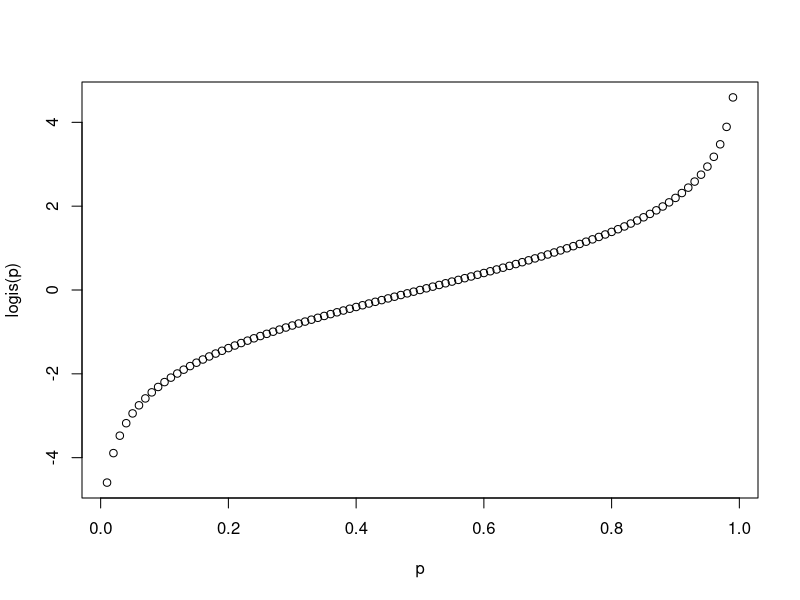
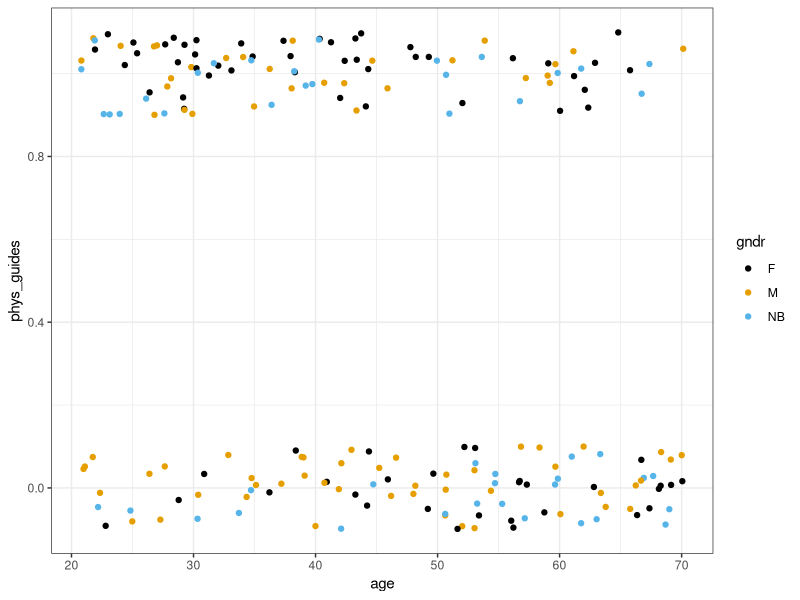
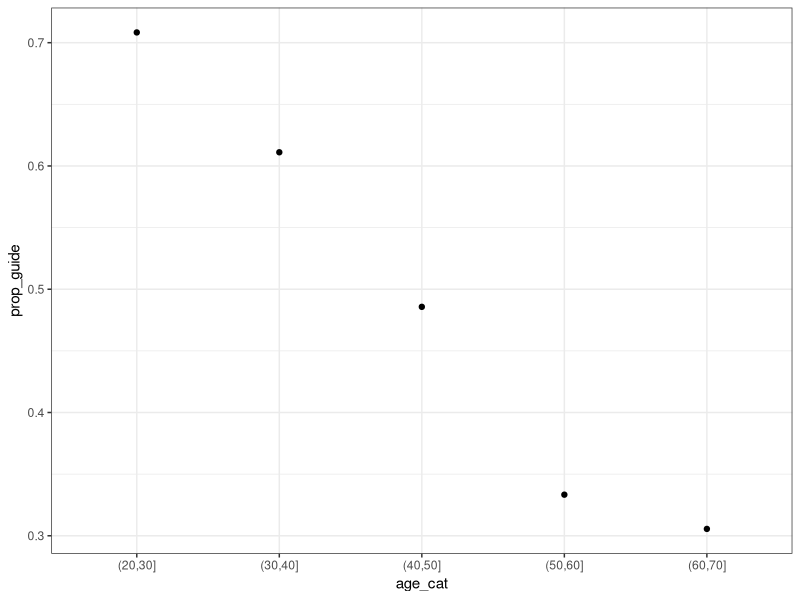
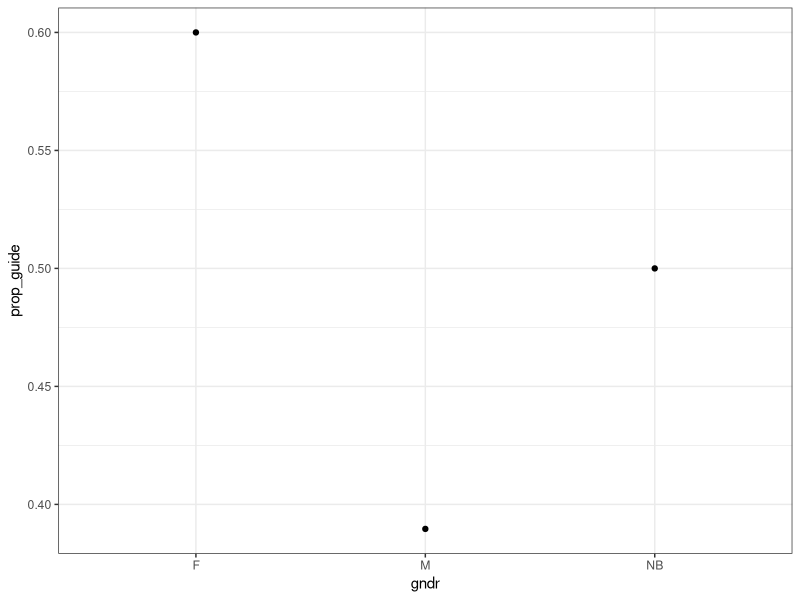
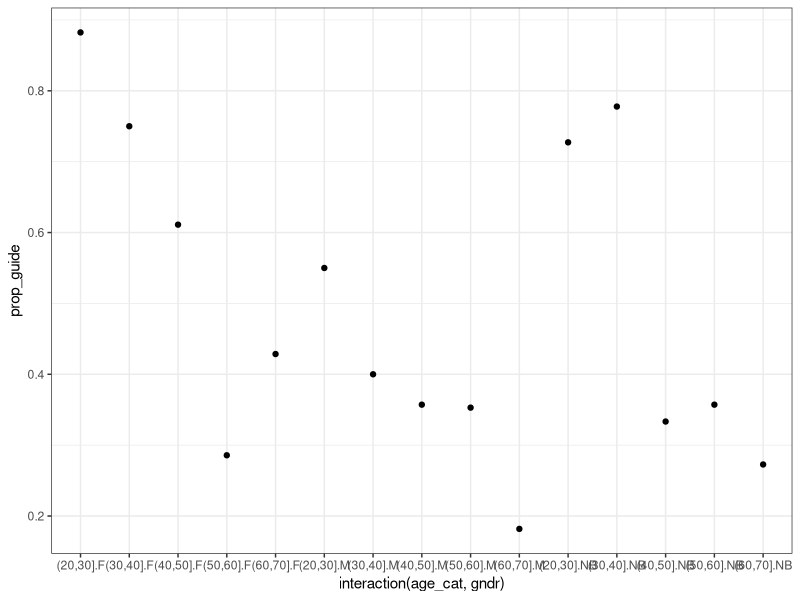
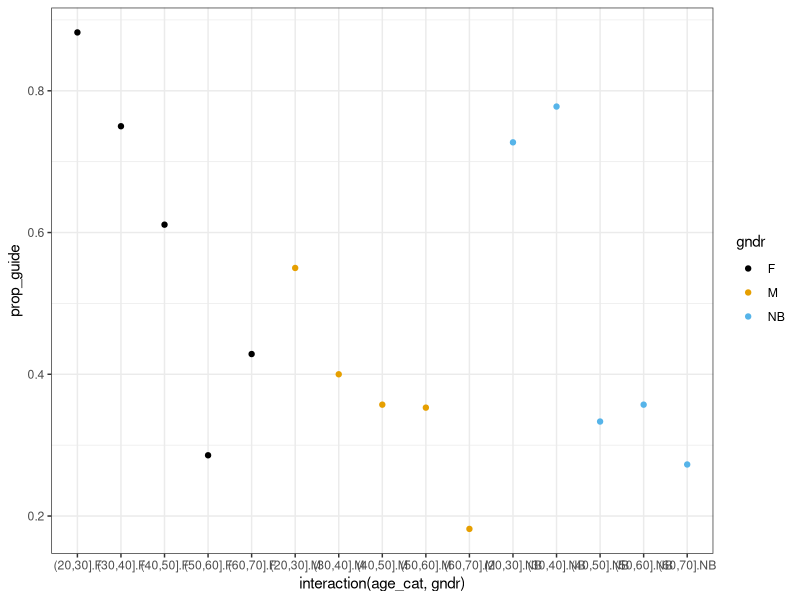
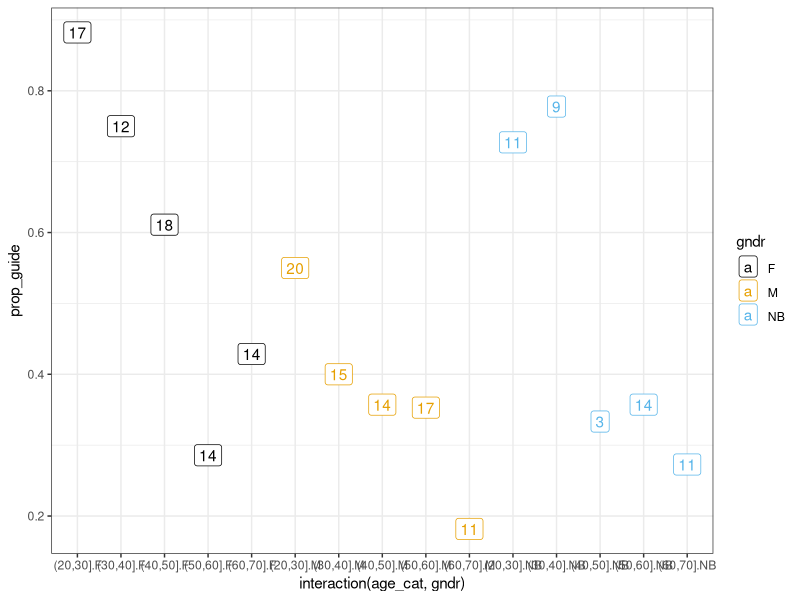
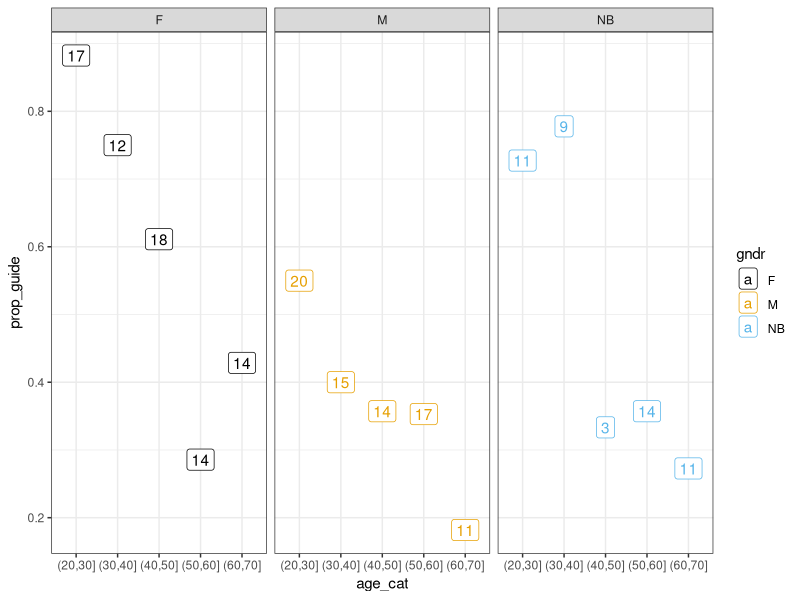

The R script that drew these images, in order:

# ---- preamble ----

### (simple) linear regression:

# y_i = b0 + b1 x_i + e_i

# where 
#    y_i are continuous values
#    e_i are normally distributed error/residuals


### (simple) logistic regression:

# log_odds(p_i) = b0 + b1 x_i 
# y_i ~ Bernoulli(p_i)

# where 
#    y_i are either 0 or 1
#    p_i is the underlying probability of y_i == 1
# and note
#    there is no e_i term! (the error is the diff between {0 or 1} and p_i)


### Highly recommend:
# https://stats.oarc.ucla.edu/r/dae/logit-regression/


# ---- libs ----

# install.packages("aod")

library("dplyr")
library("tidyr")
library("ggplot2")
library("ggthemes")




# ---- transform -----

p <- 0.75

# odds
p / (1 - p)

# log odds
log(p / (1 - p))


logis <- function(p) log(p / (1 - p))
logis(0.75)
logis(0.25)
logis(0.50)


inv_logis <- function(x) exp(x) / (1 + exp(x))
inv_logis(-1.098612)
inv_logis(+1.098612)
inv_logis(0)



p <- seq(0.01, 0.99, 0.01)
plot(p, logis(p))


# ---- some_data ----



# we want to check the probability/proportion of people in Adelaide aged 21-70 
# spend enough time in physical activity (0 = no, 1 = yes)

set.seed(12345)
n <- 200

# feel free to ignore this - making fake data :-)
modelling_dat <- 
  tibble(
    gndr = sample(x = c("M", "F", "NB"), size = n, prob = c(0.4, 0.4, 0.2), replace = TRUE),
    age = sample(21:70, size = n, replace = TRUE)
  ) %>%
  mutate(
    log_odds = 0 + 0.5 * (gndr == "F") - 0.5 *(gndr == "M") - 0.05 * (age - 45) + 0.01 * (gndr == "F") * (age - 45),
    prob = inv_logis(log_odds),
    phys_guides = rbinom(n = nrow(.), size = 1, prob = prob)
  ) 

# modelling_dat %>%
#   ggplot(., aes(x = log_odds, fill = gndr)) +
#   geom_histogram()

dat <-
  modelling_dat %>%
  select(-prob, -log_odds)

dat



# ---- explore ----



ggplot(dat, aes(x = age, y = phys_guides, col = gndr)) +
  geom_jitter(height = 0.1) +
  # geom_point() +
  theme_bw() +
  scale_colour_colorblind()


dat <-
  dat %>%
  mutate(age_cat = cut(age, seq(20, 70, by = 10)))

dat

with(dat, table(age, age_cat))


# test
mean(c(0, 0, 0, 1, 1))

dat %>%
  group_by(age_cat) %>%
  summarise(prop_guide = mean(phys_guides), .groups = "drop") %>%
  ggplot(., aes(x = age_cat, y = prop_guide)) +
  geom_point() +
  theme_bw()


dat %>%
  group_by(gndr) %>%
  summarise(prop_guide = mean(phys_guides), .groups = "drop") %>%
  ggplot(., aes(x = gndr, y = prop_guide)) +
  geom_point() +
  theme_bw()

dat %>%
  group_by(age_cat, gndr) %>%
  summarise(prop_guide = mean(phys_guides), .groups = "drop") %>%
  ggplot(., aes(x = interaction(age_cat, gndr), y = prop_guide)) +
  geom_point() +
  theme_bw()


dat %>%
  group_by(age_cat, gndr) %>%
  summarise(prop_guide = mean(phys_guides), .groups = "drop") %>%
  ggplot(., aes(x = interaction(age_cat, gndr), y = prop_guide, col = gndr)) +
  geom_point() +
  theme_bw() +
  scale_colour_colorblind()



dat %>%
  group_by(age_cat, gndr) %>%
  summarise(
    prop_guide = mean(phys_guides), 
    n = n(),
    .groups = "drop") %>%
  ggplot(., aes(x = interaction(age_cat, gndr), y = prop_guide, col = gndr)) +
  geom_point() +
  geom_label(aes(label = n)) +
  theme_bw() +
  scale_colour_colorblind()



dat %>%
  group_by(age_cat, gndr) %>%
  summarise(
    prop_guide = mean(phys_guides), 
    n = n(),
    .groups = "drop") %>%
  ggplot(., aes(x = age_cat, y = prop_guide, col = gndr)) +
  geom_point() +
  geom_label(aes(label = n)) +
  facet_wrap(~ gndr, nrow = 1) +
  theme_bw() +
  scale_colour_colorblind()


dat %>%
  group_by(age_cat, gndr) %>%
  summarise(
    prop_guide = mean(phys_guides), 
    n = n(),
    .groups = "drop") %>%
  ggplot(., aes(x = gndr, y = prop_guide, col = gndr)) +
  geom_point() +
  geom_label(aes(label = n)) +
  facet_wrap(~ age_cat, nrow = 1) +
  theme_bw() +
  scale_colour_colorblind()


# ---- model ----



logis_mod1 <- glm(phys_guides ~ age + gndr, data = dat, family = "binomial")
summary(logis_mod1)

## odds ratios 
exp(coef(logis_mod1))

## odds ratios and 95% CI
exp(cbind(OR = coef(logis_mod1), confint(logis_mod1)))


logis_mod2 <- glm(phys_guides ~ age_cat + gndr, data = dat, family = "binomial")
summary(logis_mod2)

logis_mod3 <- glm(phys_guides ~ age * gndr, data = dat, family = "binomial")
summary(logis_mod3)


anova(logis_mod1, logis_mod3, test = "Chisq")


# ---- predictions ----

# new_dat <- expand_grid(...)

mod1_preds <-
  dat %>%
  mutate(
    mod_pred_logodds = predict.glm(logis_mod1, type = "link"), # log-odds
    mod_pred_probs = predict.glm(logis_mod1, type = "response") # probalities
  )

mod1_preds

mod2_preds <-
  dat %>%
  mutate(
    mod_pred_logodds = predict.glm(logis_mod2, type = "link"),
    mod_pred_probs = predict.glm(logis_mod2, type = "response")
  )

mod2_preds
